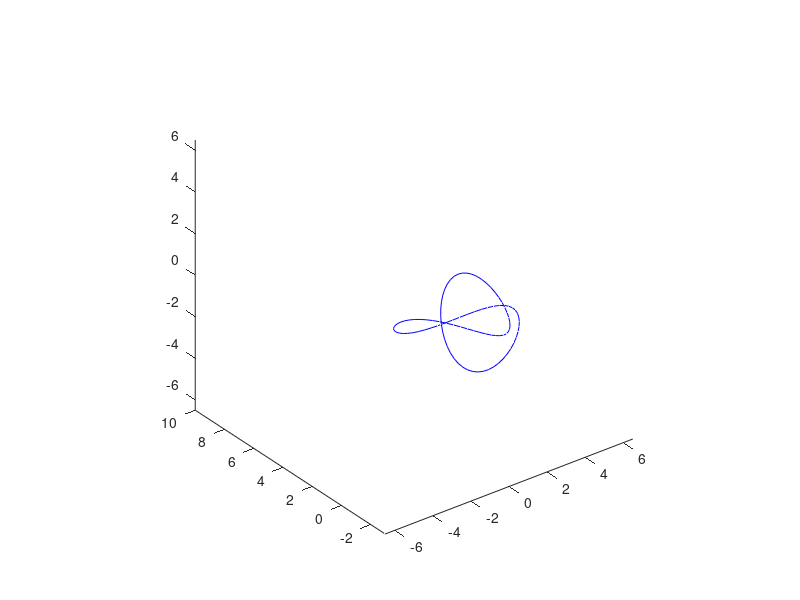

Reproduce this figure in MATLAB.
t=linspace(0,2*pi,100);
x=sin(t)+2*sin(2*t);
y=cos(t)-2*cos(2*t);
z=-sin(3*t);
figure;
plot3(x,y,z,'b-',LineWidth=10);
axis equal;
